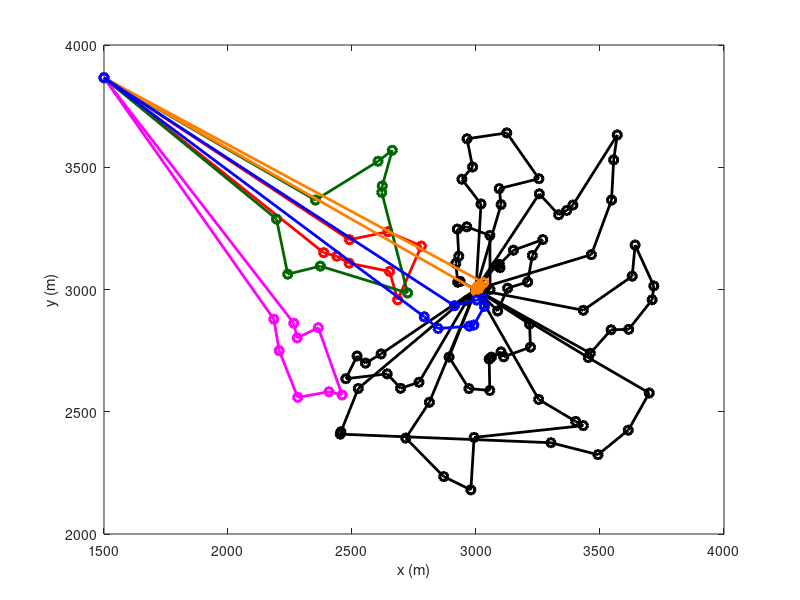

The MATLAB script that drew this image:
d1 =[3000 3000
3452.63 2721.66
3452.63 2721.66
3698.55 2576.65
3698.55 2576.65
3613.93 2424.69
3613.93 2424.69
3491.9 2324.5
3491.9 2324.5
3302.18 2373.34
3302.18 2373.34
2452.73 2408.47
2452.73 2408.47
2455.33 2418
2455.33 2418
2525.21 2595.08
2525.21 2595.08
3000 3000
3000 3000
3000 3000
3000 3000
3000 3000
3000 3000
3000 3000
3000 3000
3000 3000];
d2 =[3000 3000
2936.14 3033.4
2936.14 3033.4
2926.36 3029.82
2926.36 3029.82
2918.47 3106.66
2918.47 3106.66
2930.59 3136.14
2930.59 3136.14
2924.74 3246.98
2924.74 3246.98
2962.84 3256.42
2962.84 3256.42
3056 3221.32
3056 3221.32
3056.77 2999.78
3056.77 2999.78
3028 3004.46
3028 3004.46
3000 3000
3000 3000
3252.63 2550.43
3252.63 2550.43
3401.86 2460.65
3401.86 2460.65
3432.65 2443.3
3432.65 2443.3
2992.32 2395.11
2992.32 2395.11
2979.3 2180.63
2979.3 2180.63
2869.82 2234.75
2869.82 2234.75
2716.78 2392.34
2716.78 2392.34
2812.04 2538.82
2812.04 2538.82
3000 3000];
d3 =[3000 3000
3255.21 3391.37
3255.21 3391.37
3333.39 3305.6
3333.39 3305.6
3365.93 3323.43
3365.93 3323.43
3390.73 3345.43
3390.73 3345.43
3569.56 3632.2
3569.56 3632.2
3555.12 3530.21
3555.12 3530.21
3546.6 3365.98
3546.6 3365.98
3465.24 3142.58
3465.24 3142.58
3000 3000
3000 3000
3014.29 3015.11
3014.29 3015.11
3081.36 3097.94
3081.36 3097.94
3096.91 3089.19
3096.91 3089.19
3094.22 3102.28
3094.22 3102.28
3150.81 3160.73
3150.81 3160.73
3269.35 3204.02
3269.35 3204.02
3227.15 3139.21
3227.15 3139.21
3208.22 3030.79
3208.22 3030.79
3127.5 3005.44
3127.5 3005.44
3087.37 2912.25
3087.37 2912.25
3000 3000];
d4 =[3000 3000
2891.43 2723.7
2891.43 2723.7
2971.33 2594.73
2971.33 2594.73
3055.63 2587.1
3055.63 2587.1
3053.14 2715.35
3053.14 2715.35
3062.14 2723.14
3062.14 2723.14
3100.88 2744.87
3100.88 2744.87
3111.61 2724.67
3111.61 2724.67
3219.62 2764.15
3219.62 2764.15
3216.08 2858.57
3216.08 2858.57
3000 3000
3000 3000
3460.91 2739.34
3460.91 2739.34
3544.68 2835.19
3544.68 2835.19
3615.74 2836.99
3615.74 2836.99
3710.12 2957.9
3710.12 2957.9
3717.04 3014.57
3717.04 3014.57
3641.56 3181.95
3641.56 3181.95
3629.85 3054.45
3629.85 3054.45
3432.65 2914.9
3432.65 2914.9
3000 3000];
d5 =[3000 3000
2617.32 2736.43
2617.32 2736.43
2554.21 2698.89
2554.21 2698.89
2520.38 2728.09
2520.38 2728.09
2475.17 2635.06
2475.17 2635.06
2641.74 2654.98
2641.74 2654.98
2695.91 2595.83
2695.91 2595.83
2770.16 2620.64
2770.16 2620.64
2963.71 2954.75
2963.71 2954.75
3000 3000
3000 3000
3020.16 3349.8
3020.16 3349.8
2943.16 3451.04
2943.16 3451.04
2986.31 3501.09
2986.31 3501.09
2963.8 3616.44
2963.8 3616.44
3124.21 3640.51
3124.21 3640.51
3253.67 3453.19
3253.67 3453.19
3093.5 3412.55
3093.5 3412.55
3101.01 3347.43
3101.01 3347.43
3000 3000];
d6 =[1500 3866.03
2385.74 3150.66
2385.74 3150.66
2438.81 3136.21
2438.81 3136.21
2488.59 3107.62
2488.59 3107.62
2651.5 3073.98
2651.5 3073.98
2684.14 2957.65
2684.14 2957.65
2779.6 3177.56
2779.6 3177.56
2644.64 3236.37
2644.64 3236.37
2490.06 3203.57
2490.06 3203.57
1500 3866.03];
d7 =[1500 3866.03
2184.81 2878.68
2184.81 2878.68
2206.41 2750.04
2206.41 2750.04
2281.2 2558.89
2281.2 2558.89
2407.14 2581.73
2407.14 2581.73
2460.04 2568.71
2460.04 2568.71
2364.2 2843.92
2364.2 2843.92
2278.79 2801.99
2278.79 2801.99
2265.14 2862.15
2265.14 2862.15
1500 3866.03];
d8 =[1500 3866.03
2352.6 3365.59
2352.6 3365.59
2605.15 3524.6
2605.15 3524.6
2662.36 3569.41
2662.36 3569.41
2621.86 3423.58
2621.86 3423.58
2620.09 3396.77
2620.09 3396.77
2724.1 2985.88
2724.1 2985.88
2372.3 3095.62
2372.3 3095.62
2240.93 3062.68
2240.93 3062.68
2195.6 3287.92
2195.6 3287.92
1500 3866.03];
d9 =[1500 3866.03
3030.67 3027.81
3030.67 3027.81
3016.76 3012.26
3016.76 3012.26
3005.69 3012.5
3005.69 3012.5
3007.32 2997.93
3007.32 2997.93
3000.77 2991.91
3000.77 2991.91
3000.83 2996.66
3000.83 2996.66
1500 3866.03];
d10 =[1500 3866.03
2913.01 2933.54
2913.01 2933.54
3003.11 2956.97
3003.11 2956.97
3027.47 2962.92
3027.47 2962.92
3033.75 2930.99
3033.75 2930.99
2991.23 2854.6
2991.23 2854.6
2973.03 2850.09
2973.03 2850.09
2847.21 2840.46
2847.21 2840.46
2791.15 2888.48
2791.15 2888.48
1500 3866.03];
x1 = d1(:,1);
x2 = d2(:,1);
x3 = d3(:,1);
x4 = d4(:,1);
x5 = d5(:,1);
x6 = d6(:,1);
x7 = d7(:,1);
x8 = d8(:,1);
x9 = d9(:,1);
x10 = d10(:,1);
y1 = d1(:,2);
y2 = d2(:,2);
y3 = d3(:,2);
y4 = d4(:,2);
y5 = d5(:,2);
y6 = d6(:,2);
y7 = d7(:,2);
y8 = d8(:,2);
y9 = d9(:,2);
y10 = d10(:,2);
close all;
width = 2;
plot(x1,y1,'-ko', 'LineWidth',width);
hold on;
plot(x2,y2,'-ko', 'LineWidth',width);
plot(x3,y3,'-ko', 'LineWidth',width);
plot(x4,y4,'-ko', 'LineWidth',width);
plot(x5,y5,'-ko', 'LineWidth',width);
plot(x6,y6,'-ro', 'LineWidth',width);
plot(x7,y7,'-mo', 'LineWidth',width);
plot(x8,y8,'-o', 'Color',[0 0.4 0], 'LineWidth',width);
plot(x9,y9,'-o','Color',[1 0.5 0], 'LineWidth',width);
plot(x10,y10,'-bo', 'LineWidth',width);
xlabel('x (m)');
ylabel('y (m)');
hold off;